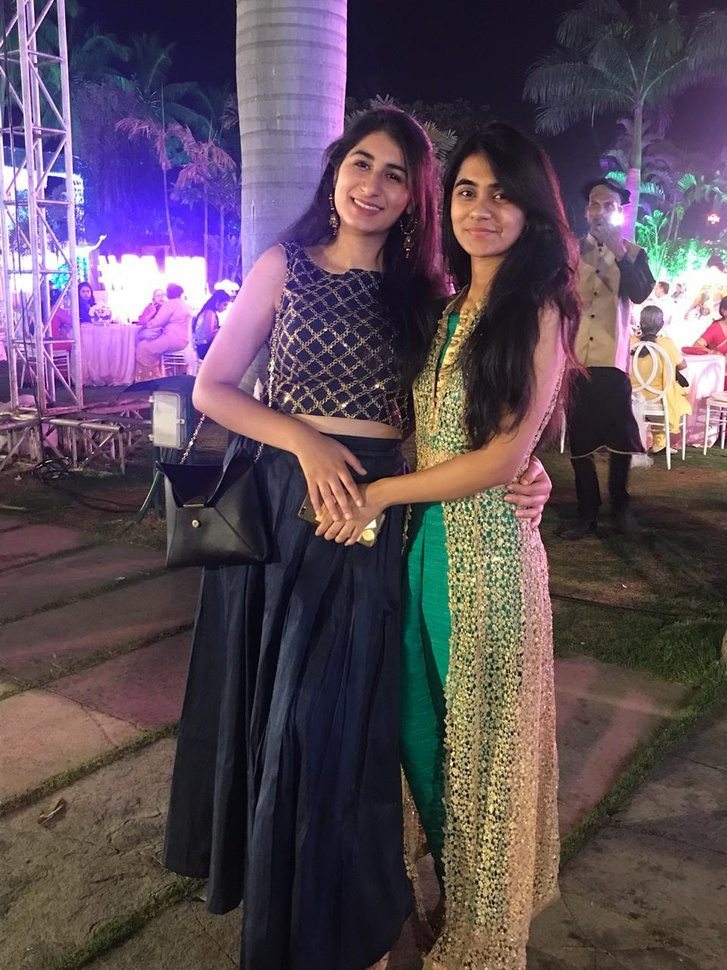
#> input picture Sim&ria.jpeg, 727 x 970 px, shrunk from 960 x 1280 before the run, found by its file name
$ python Detection.py
#> lines starting #> are read from the running program, lines starting #| are printed output that depends on the picture; after the words box and inside, x2 and y2 are one past the last pixel; in counts of white or black regions, pixels touching at a corner belong together
import cv2 as cv

# Read image from your local file system
original_image = cv.imread('C:\\Users\\sagitec\\Desktop\\Projects\\LearnITGirl\\SampleImages\\Sim&ria.jpeg')
#> original_image is the input picture: shape (970, 727, 3); mean B, G, R 87.7, 76.1, 91.1

# Convert color image to grayscale for Viola-Jones
gray_image = cv.cvtColor(original_image, cv.COLOR_BGR2GRAY)
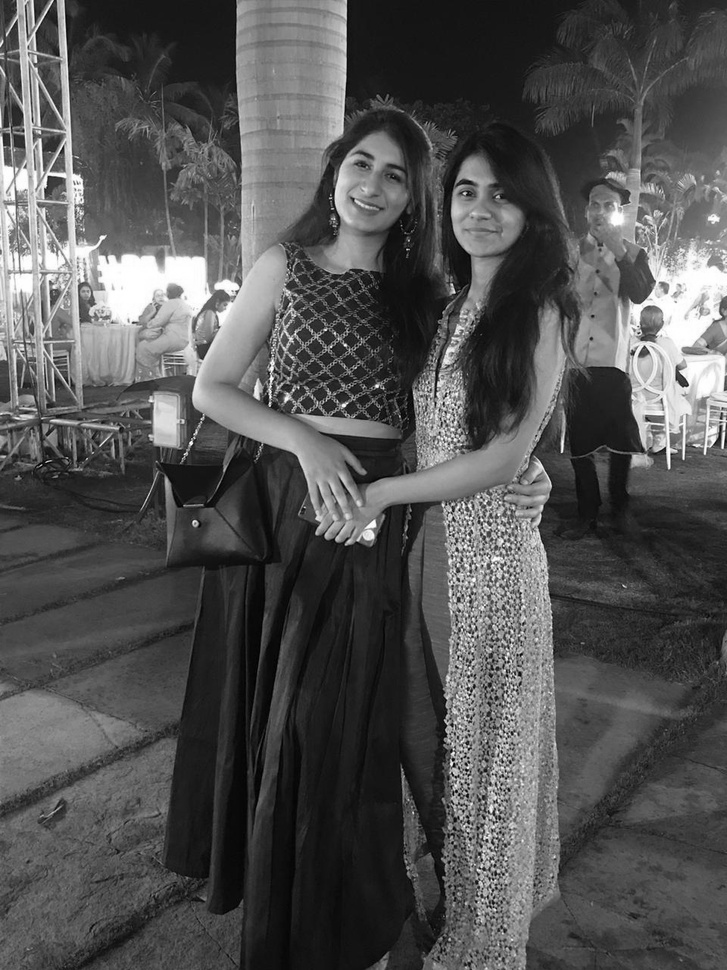
#> gray_image: shape (970, 727); min 1, max 255, mean 81.9

face_cascade = cv.CascadeClassifier('C:\\Users\\sagitec\\Desktop\\Projects\\haarcascade_frontalface_alt.xml')

detected_faces = face_cascade.detectMultiScale(gray_image)
#> detected_faces = [[578, 188, 45, 45], [436, 159, 93, 93], [330, 134, 93, 93]]

for (column, row, width, height) in detected_faces:
    cv.rectangle(
        original_image,
        (column, row),
        (column + width, row + height),
        (0, 255, 0),
        2
    )
#> this loop made 3 passes
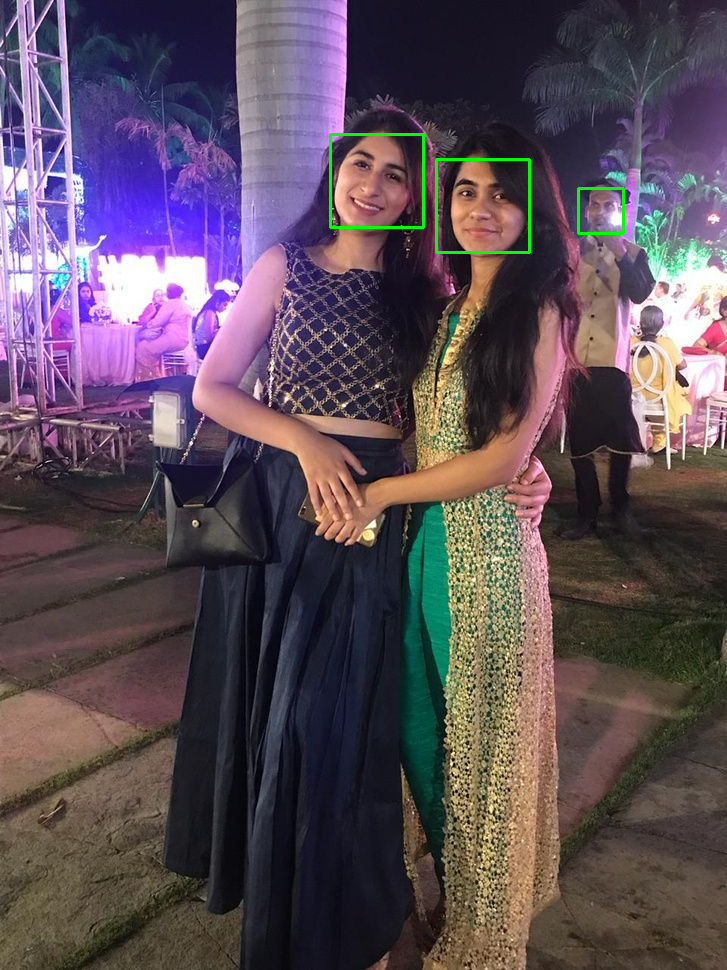
#> original_image: shape (970, 727, 3); 0.39% of pixels changed, all inside (x1, y1, x2, y2) = (329, 133, 625, 254)

cv.imshow('Image', original_image)
cv.waitKey(0)
cv.destroyAllWindows()
